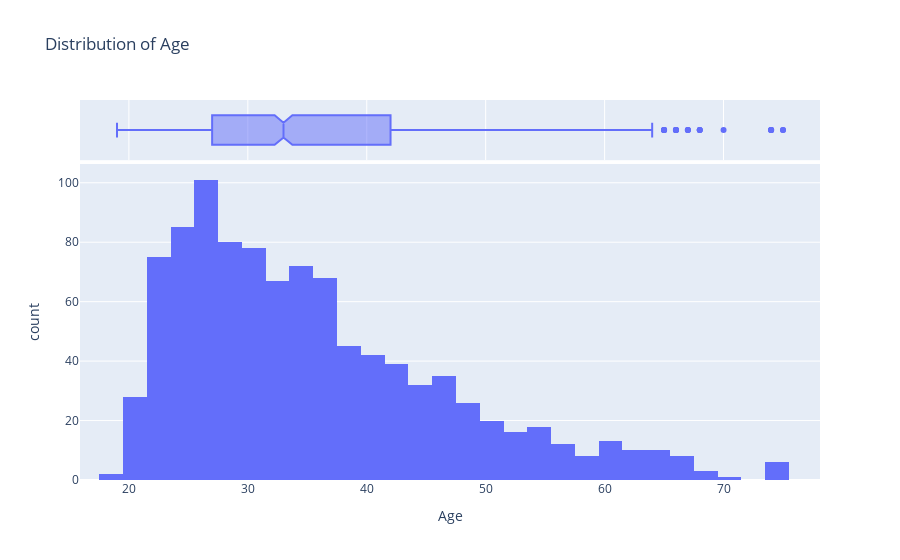
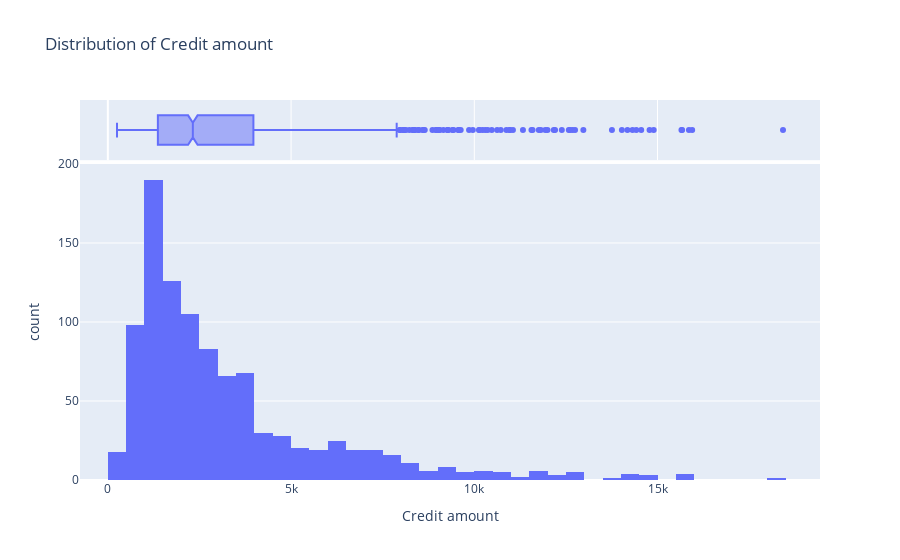
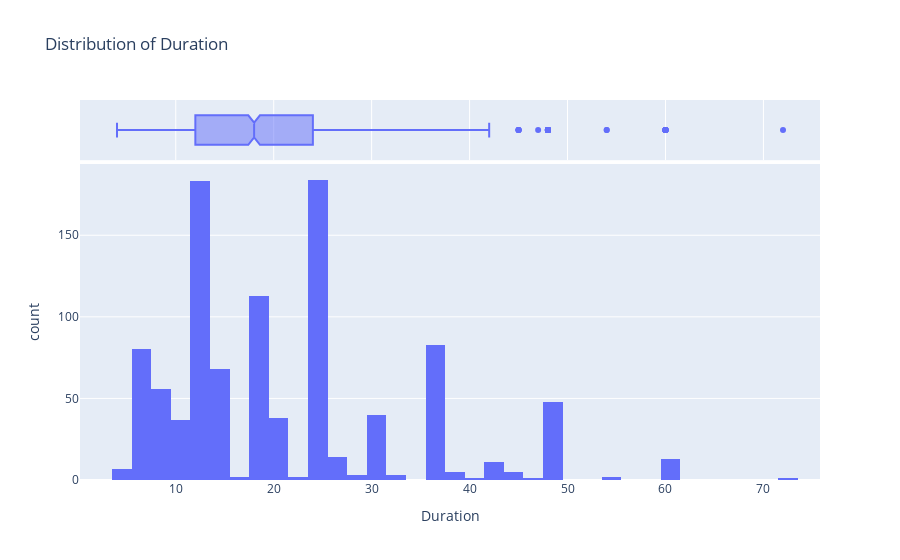

The code cell stored with these charts, in order, in its notebook:
### Code cell
# Numeric Variables
numeric_cols = ["Age", "Credit amount", "Duration"]

# Plot histograms and box plots for numeric variables
for col in numeric_cols:
    fig = exp.histogram(df, x = col, marginal='box', title = f'Distribution of {col}')
    fig.show()

### Figure 1 — Plotly figure (JSON) as saved in the notebook; plotly's stock layout.template omitted (floating-point values rounded to 4 significant figures; data arrays with more than 128 entries replaced by an {"elided": "..."} marker saying what was removed)
{"data": [{"alignmentgroup": "True", "bingroup": "x", "hovertemplate": "Age=%{x}<br>count=%{y}<extra></extra>", "legendgroup": "", "marker": {"color": "#636efa", "pattern": {"shape": ""}}, "name": "", "offsetgroup": "", "orientation": "v", "showlegend": false, "type": "histogram", "x": {"elided": "1000 int values"}, "xaxis": "x", "yaxis": "y"}, {"alignmentgroup": "True", "hovertemplate": "Age=%{x}<extra></extra>", "legendgroup": "", "marker": {"color": "#636efa"}, "name": "", "notched": true, "offsetgroup": "", "showlegend": false, "type": "box", "x": {"elided": "1000 int values"}, "xaxis": "x2", "yaxis": "y2"}], "layout": {"barmode": "relative", "legend": {"tracegroupgap": 0}, "title": {"text": "Distribution of Age"}, "xaxis": {"anchor": "y", "domain": [0, 1], "title": {"text": "Age"}}, "xaxis2": {"anchor": "y2", "domain": [0, 1], "matches": "x", "showgrid": true, "showticklabels": false}, "yaxis": {"anchor": "x", "domain": [0, 0.8316], "title": {"text": "count"}}, "yaxis2": {"anchor": "x2", "domain": [0.8416, 1], "matches": "y2", "showgrid": false, "showline": false, "showticklabels": false, "ticks": ""}}}

### Figure 2 — Plotly figure (JSON) as saved in the notebook; plotly's stock layout.template omitted (floating-point values rounded to 4 significant figures; data arrays with more than 128 entries replaced by an {"elided": "..."} marker saying what was removed)
{"data": [{"alignmentgroup": "True", "bingroup": "x", "hovertemplate": "Credit amount=%{x}<br>count=%{y}<extra></extra>", "legendgroup": "", "marker": {"color": "#636efa", "pattern": {"shape": ""}}, "name": "", "offsetgroup": "", "orientation": "v", "showlegend": false, "type": "histogram", "x": {"elided": "1000 int values"}, "xaxis": "x", "yaxis": "y"}, {"alignmentgroup": "True", "hovertemplate": "Credit amount=%{x}<extra></extra>", "legendgroup": "", "marker": {"color": "#636efa"}, "name": "", "notched": true, "offsetgroup": "", "showlegend": false, "type": "box", "x": {"elided": "1000 int values"}, "xaxis": "x2", "yaxis": "y2"}], "layout": {"barmode": "relative", "legend": {"tracegroupgap": 0}, "title": {"text": "Distribution of Credit amount"}, "xaxis": {"anchor": "y", "domain": [0, 1], "title": {"text": "Credit amount"}}, "xaxis2": {"anchor": "y2", "domain": [0, 1], "matches": "x", "showgrid": true, "showticklabels": false}, "yaxis": {"anchor": "x", "domain": [0, 0.8316], "title": {"text": "count"}}, "yaxis2": {"anchor": "x2", "domain": [0.8416, 1], "matches": "y2", "showgrid": false, "showline": false, "showticklabels": false, "ticks": ""}}}

### Figure 3 — Plotly figure (JSON) as saved in the notebook; plotly's stock layout.template omitted (floating-point values rounded to 4 significant figures; data arrays with more than 128 entries replaced by an {"elided": "..."} marker saying what was removed)
{"data": [{"alignmentgroup": "True", "bingroup": "x", "hovertemplate": "Duration=%{x}<br>count=%{y}<extra></extra>", "legendgroup": "", "marker": {"color": "#636efa", "pattern": {"shape": ""}}, "name": "", "offsetgroup": "", "orientation": "v", "showlegend": false, "type": "histogram", "x": {"elided": "1000 int values"}, "xaxis": "x", "yaxis": "y"}, {"alignmentgroup": "True", "hovertemplate": "Duration=%{x}<extra></extra>", "legendgroup": "", "marker": {"color": "#636efa"}, "name": "", "notched": true, "offsetgroup": "", "showlegend": false, "type": "box", "x": {"elided": "1000 int values"}, "xaxis": "x2", "yaxis": "y2"}], "layout": {"barmode": "relative", "legend": {"tracegroupgap": 0}, "title": {"text": "Distribution of Duration"}, "xaxis": {"anchor": "y", "domain": [0, 1], "title": {"text": "Duration"}}, "xaxis2": {"anchor": "y2", "domain": [0, 1], "matches": "x", "showgrid": true, "showticklabels": false}, "yaxis": {"anchor": "x", "domain": [0, 0.8316], "title": {"text": "count"}}, "yaxis2": {"anchor": "x2", "domain": [0.8416, 1], "matches": "y2", "showgrid": false, "showline": false, "showticklabels": false, "ticks": ""}}}
